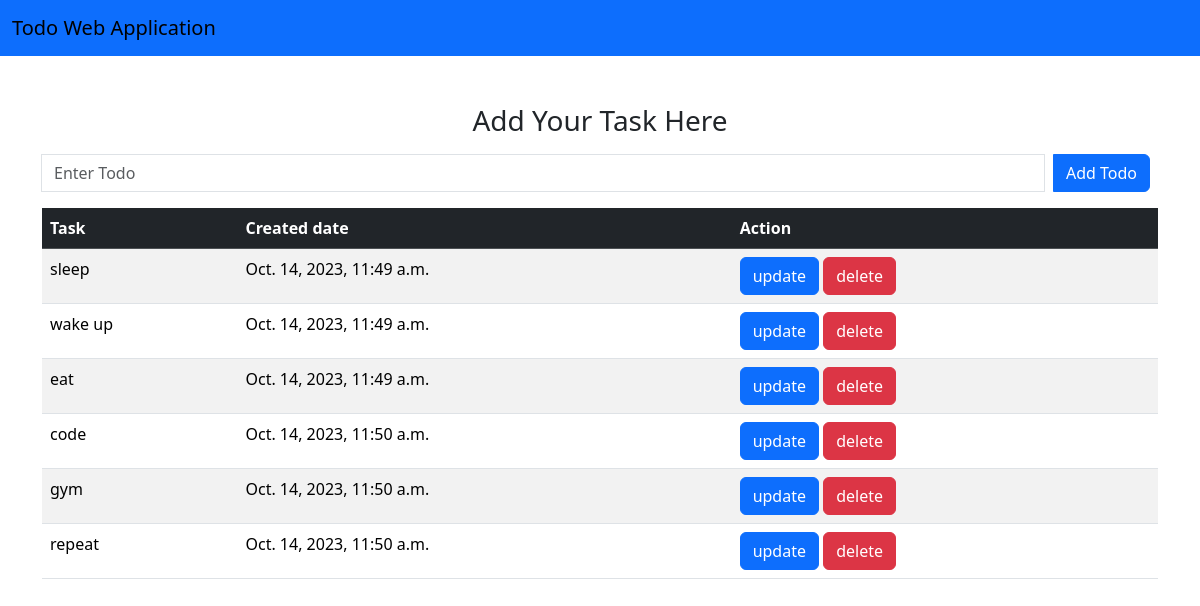
The page / on the database its author committed.
### todo/models.py (models this page shows, shortened)
class TodoTable(models.Model):
    text = models.CharField(max_length=255)
    created = models.DateTimeField(auto_now_add=True)

### todo/views.py (the view)
# urls.py: 2. Add a URL to urlpatterns:  path('', views.home, name='home')
def home(request):
    todo = TodoTable.objects.all()
    context = {'todos': todo}
    return render(request, 'index.html', context)

### todo/templates/index.html (shortened to what this page needs)
{% extends 'base.html' %}
{% load static %}
{% block styles %}
<link rel="stylesheet" href="{% static 'style.css' %}">
{% endblock %}
{% block content %}
<div class="container mt-5 ">
    <h3 class="d-flex justify-content-center">Add Your Task Here</h3>
    <form action="add_todo" method="post" id="todo-form" class="d-flex my-3 input-group">
        <input type="text" class="form-control" oninput="clearText()" name="todo" placeholder="Enter Todo">
        <input type="button" id="sub-btn" value="Add Todo" class="btn btn-md btn-primary mx-2">
    </form>
    <table class="table table-striped">
        <thead class="table-dark">
            <tr>
                <th>Task</th>
                <th>Created date</th>
                <th>Action</th>
            </tr>
        </thead>
        <tbody>
            {% for task in todos %}
            <tr>
                <td>{{task.text}}</td>
                <td>{{task.created}}</td>
                <td>
                    <a href="{% url 'update' task.id %}" type="button" class="btn btn-primary">update</a>
                    <a href="{% url 'delete' task.id %}" type="button" class="btn btn-danger">delete</a>
                </td>
            </tr>
            {% endfor %}
        </tbody>
    </table>
</div>
{% endblock %}

### todo/templates/base.html (shortened to what this page needs)
<!DOCTYPE html>
<html lang="en">
<head>
    <link href="https://cdn.jsdelivr.net/npm/bootstrap@5.3.2/dist/css/bootstrap.min.css" rel="stylesheet"
>
    {% block styles %}{% endblock %}
</head>
<body>
    <nav class="navbar bg-primary">
        <div class="container-fluid">
            <a class="navbar-brand" href="">Todo Web Application</a>
        </div>
    </nav>
    {% block content %} {% endblock %}
</body>
</html>

### rows shown on the page
TodoTable: text "sleep", created "Oct. 14, 2023, 11:49 a.m."
TodoTable: text "wake up", created "Oct. 14, 2023, 11:49 a.m."
TodoTable: text "eat", created "Oct. 14, 2023, 11:49 a.m."
TodoTable: text "code", created "Oct. 14, 2023, 11:50 a.m."
TodoTable: text "gym", created "Oct. 14, 2023, 11:50 a.m."
TodoTable: text "repeat", created "Oct. 14, 2023, 11:50 a.m."
